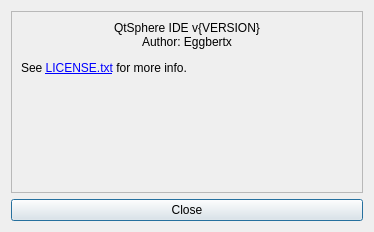
<?xml version="1.0" encoding="UTF-8"?>
<ui version="4.0">
 <class>AboutDialog</class>
 <widget class="QDialog" name="AboutDialog">
  <property name="geometry">
   <rect>
    <x>0</x>
    <y>0</y>
    <width>374</width>
    <height>232</height>
   </rect>
  </property>
  <property name="minimumSize">
   <size>
    <width>374</width>
    <height>232</height>
   </size>
  </property>
  <property name="maximumSize">
   <size>
    <width>374</width>
    <height>232</height>
   </size>
  </property>
  <property name="windowTitle">
   <string>About QtSphere IDE</string>
  </property>
  <property name="sizeGripEnabled">
   <bool>false</bool>
  </property>
  <property name="modal">
   <bool>true</bool>
  </property>
  <layout class="QVBoxLayout" name="verticalLayout_2">
   <item>
    <layout class="QVBoxLayout" name="verticalLayout">
     <item>
      <widget class="QFrame" name="frame">
       <property name="frameShape">
        <enum>QFrame::StyledPanel</enum>
       </property>
       <property name="frameShadow">
        <enum>QFrame::Raised</enum>
       </property>
       <layout class="QVBoxLayout" name="verticalLayout_3">
        <item>
         <widget class="QLabel" name="label">
          <property name="text">
           <string>&lt;html&gt;&lt;head/&gt;&lt;body&gt;&lt;p align=&quot;center&quot;&gt;&lt;img src=&quot;:/icons/icon.png&quot;/&gt;&lt;/p&gt;&lt;p align=&quot;center&quot;&gt;QtSphere IDE v{VERSION}&lt;br/&gt;Author: Eggbertx&lt;/p&gt;&lt;p&gt;See &lt;a href=&quot;https://github.com/Eggbertx/QtSphere-IDE/blob/master/LICENSE.txt&quot;&gt;&lt;span style=&quot; text-decoration: underline; color:#0000ff;&quot;&gt;LICENSE.txt&lt;/span&gt;&lt;/a&gt; for more info.&lt;/p&gt;&lt;/body&gt;&lt;/html&gt;</string>
          </property>
          <property name="alignment">
           <set>Qt::AlignLeading|Qt::AlignLeft|Qt::AlignTop</set>
          </property>
          <property name="openExternalLinks">
           <bool>true</bool>
          </property>
         </widget>
        </item>
       </layout>
      </widget>
     </item>
     <item>
      <widget class="QPushButton" name="closeAboutDialog">
       <property name="text">
        <string>Close</string>
       </property>
      </widget>
     </item>
    </layout>
   </item>
  </layout>
 </widget>
 <resources/>
 <connections/>
</ui>
